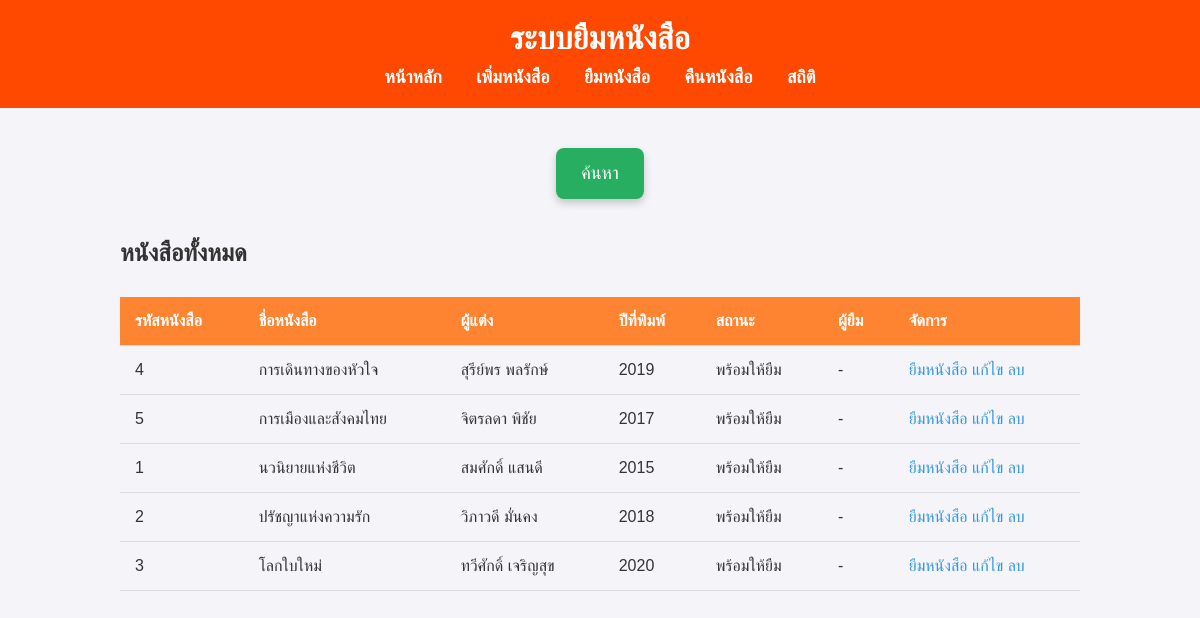
The page / on the database its author committed.
### tables this page shows
CREATE TABLE `books` (
  `book_id` int(11) NOT NULL,
  `title` varchar(255) NOT NULL,
  `author` varchar(255) NOT NULL,
  `category` varchar(100) NOT NULL,
  `publish_year` int(11) NOT NULL,
  `status` enum('available','borrowed') DEFAULT 'available',
  `borrower_name` varchar(255) DEFAULT NULL,
  `borrow_date` date DEFAULT NULL
);

### index.php (the view, shortened to what this page needs)
<?php
include('config.php');
$query = "SELECT b.book_id, b.title, b.author, b.publish_year, br.status AS borrow_status, br.borrower_name
          FROM books b
          LEFT JOIN borrow_records br ON b.book_id = br.book_id AND br.status = 'borrowed'
          ORDER BY b.title";
$result = mysqli_query($conn, $query);
?>
<!DOCTYPE html>
<html lang="en">
<head>
    <link rel="stylesheet" href="styles.css">
</head>
<body>
    <header>
        <h1>ระบบยืมหนังสือ</h1>
        <nav>
            <a href="index.php">หน้าหลัก</a>
            <a href="add_book.php">เพิ่มหนังสือ</a>
            <a href="borrow_book.php">ยืมหนังสือ</a>
            <a href="return_book.php">คืนหนังสือ</a>
            <a href="statistics.php">สถิติ</a>
        </nav>
    </header>
    <form action="search.php" method="GET">
        <button>ค้นหา</button>
    </form>
    <div class="container">
        <h2>หนังสือทั้งหมด</h2>
        <table>
            <thead>
                <tr>
                    <th>รหัสหนังสือ</th>
                    <th>ชื่อหนังสือ</th>
                    <th>ผู้แต่ง</th>
                    <th>ปีที่พิมพ์</th>
                    <th>สถานะ</th>
                    <th>ผู้ยืม</th>
                    <th>จัดการ</th>
                </tr>
            </thead>
            <tbody>
                <?php while ($row = mysqli_fetch_assoc($result)): ?>
                    <tr>
                        <td><?php echo $row['book_id']; ?></td>
                        <td><?php echo $row['title']; ?></td>
                        <td><?php echo $row['author']; ?></td>
                        <td><?php echo $row['publish_year']; ?></td>
                        <td>
                            <?php
                                if ($row['borrow_status'] == 'borrowed') {
                                    echo "ยืมแล้ว";
                                } else {
                                    echo "พร้อมให้ยืม";
                                }
                            ?>
                        </td>
                        <td>
                            <?php
                                if ($row['borrow_status'] == 'borrowed') {
                                    echo $row['borrower_name'];
                                } else {
                                    echo "-";
                                }
                            ?>
                        </td>
                        <td>
                            <?php if ($row['borrow_status'] != 'borrowed'): ?>
                                <a href="borrow_book.php?book_id=<?php echo $row['book_id']; ?>">ยืมหนังสือ</a>
                            <?php else: ?>
                                <a href="return_book.php?book_id=<?php echo $row['book_id']; ?>">คืนหนังสือ</a>
                            <?php endif; ?>
                            <a href="edit_book.php?book_id=<?php echo $row['book_id']; ?>">แก้ไข</a>
                            <a href="delete_book.php?book_id=<?php echo $row['book_id']; ?>" onclick="return confirm('คุณต้องการลบหนังสือนี้หรือไม่?')">ลบ</a>
                        </td>
                    </tr>
                <?php endwhile; ?>
            </tbody>
        </table>
    </div>
</body>
</html>

### styles.css (style rules this page uses)
body { font-family: 'Arial', sans-serif; background-color: #f4f4f9; margin: 0; padding: 0; color: #333; }
header { background-color: #ff4800; color: white; padding: 20px; text-align: center; margin-bottom: 20px; }
header h1 { margin: 0; }
nav { margin-top: 10px; }
nav a { color: #fff; text-decoration: none; margin: 0 15px; font-size: 18px; font-weight: bold; }
.container { width: 80%; margin: 0 auto; padding: 20px; }
form { display: flex; flex-direction: column; align-items: center; }
form input[type="submit"], button { background-color: #27ae60; color: white; padding: 15px 25px; border: none; font-size: 18px; cursor: pointer; border-radius: 8px; margin-top: 20px; box-shadow: 0 4px 8px rgba(0, 0, 0, 0.2); transition: all 0.3s ease; }
table { width: 100%; margin-top: 30px; border-collapse: collapse; }
table th, table td { padding: 15px; text-align: left; border-bottom: 1px solid #ddd; }
table th { background-color: #ff8431; color: white; }
table td a { color: #3498db; text-decoration: none; }

### rows shown on the page
books: book_id "4", title "การเดินทางของหัวใจ", author "สุรีย์พร พลรักษ์", publish_year "2019"
books: book_id "5", title "การเมืองและสังคมไทย", author "จิตรลดา พิชัย", publish_year "2017"
books: book_id "1", title "นวนิยายแห่งชีวิต", author "สมศักดิ์ แสนดี", publish_year "2015"
books: book_id "2", title "ปรัชญาแห่งความรัก", author "วิภาวดี มั่นคง", publish_year "2018"
books: book_id "3", title "โลกใบใหม่", author "ทวีศักดิ์ เจริญสุข", publish_year "2020"
